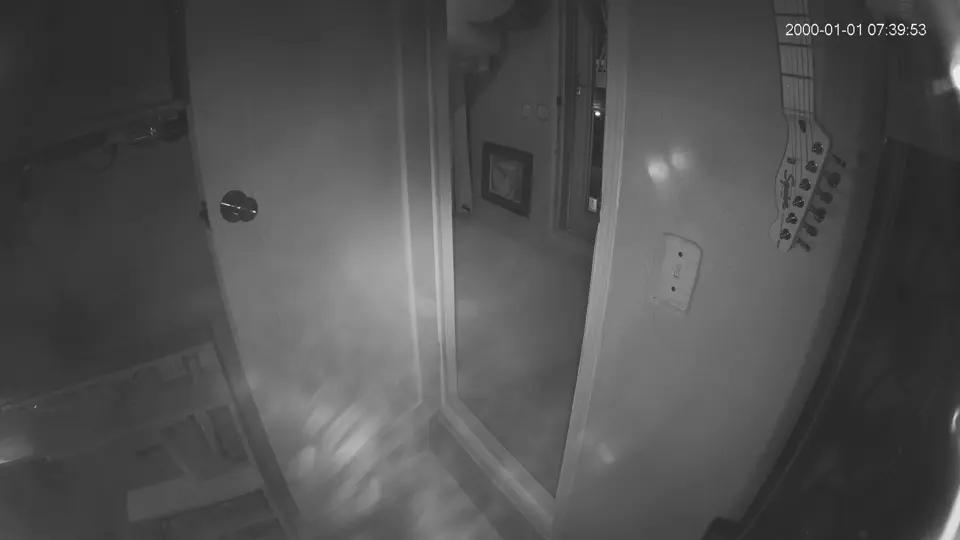
#> input picture threadgill-assets/fixed-dome-122.webp, 960 x 540 px
$ python brand_overlay_preview.py ../threadgill-assets/fixed-dome-122.webp
#> lines starting #> are read from the running program, lines starting #| are printed output that depends on the picture
#!/usr/bin/env python3
"""Generate TopHand-branded overlay previews for ranch images.

This is intentionally a prototype tool: it lets us compare visual treatments on
real images before we build the batch worker that writes to Supabase.
"""

from __future__ import annotations

import argparse
import re
from pathlib import Path

from PIL import Image, ImageDraw, ImageFont


CAMERA_NAMES = {
    "FLEX-M-MGE4": "Pastucha Hay",
    "FLEX-M-NGEF": "Back Yard",
    "FLEX-M-RJQM": "Ainsworth Gate",
    "FLEX-S-DARK-RJQH": "Cattle Pen",
    "QC": "Pastucha Pond",
    "QN": "Donna Trough 1",
    "YV": "Donna Trough 2",
    "tophand-zero-04": "ZeroCam 04",
}


def find_font(size: int, bold: bool = False) -> ImageFont.FreeTypeFont | ImageFont.ImageFont:
    candidates = [
        "/System/Library/Fonts/Supplemental/Arial Bold.ttf" if bold else "/System/Library/Fonts/Supplemental/Arial.ttf",
        "/System/Library/Fonts/Supplemental/Helvetica Bold.ttf" if bold else "/System/Library/Fonts/Supplemental/Helvetica.ttf",
        "/Library/Fonts/Arial Bold.ttf" if bold else "/Library/Fonts/Arial.ttf",
        "/usr/share/fonts/truetype/dejavu/DejaVuSans-Bold.ttf" if bold else "/usr/share/fonts/truetype/dejavu/DejaVuSans.ttf",
    ]
    for candidate in candidates:
        if candidate and Path(candidate).exists():
            return ImageFont.truetype(candidate, size=size)
    return ImageFont.load_default(size=size)


def parse_path_facts(path: Path) -> tuple[str, str, str]:
    """Return date, time, camera from the filename/path as a preview fallback."""
    camera = path.parent.name
    if camera in {"branding-preview", "samples"}:
        camera_match = re.search(r"(FLEX-[A-Z-]+-[A-Z0-9]+|QC|QN|YV|tophand-zero-04)", path.name)
        if camera_match:
            camera = camera_match.group(1)

    match = re.search(r"(\d{4})(\d{2})(\d{2})[_-]?(\d{2})(\d{2})", path.name)
    if not match:
        return "04/26/26", "6:01 PM", camera

    year, month, day, hour, minute = match.groups()
    hour_int = int(hour)
    suffix = "AM" if hour_int < 12 else "PM"
    display_hour = hour_int % 12 or 12
    return f"{month}/{day}/{year[-2:]}", f"{display_hour}:{minute} {suffix}", camera


def text_size(draw: ImageDraw.ImageDraw, text: str, font: ImageFont.ImageFont) -> tuple[int, int]:
    box = draw.textbbox((0, 0), text, font=font)
    return box[2] - box[0], box[3] - box[1]


def fit_font(draw: ImageDraw.ImageDraw, text: str, max_width: int, start: int, bold: bool = False) -> ImageFont.ImageFont:
    for size in range(start, 8, -1):
        font = find_font(size, bold=bold)
        width, _ = text_size(draw, text, font)
        if width <= max_width:
            return font
    return find_font(8, bold=bold)


def draw_centered_text(
    draw: ImageDraw.ImageDraw,
    xy: tuple[int, int],
    text: str,
    font: ImageFont.ImageFont,
    fill: str,
    anchor: str = "mm",
) -> None:
    draw.text(xy, text, font=font, fill=fill, anchor=anchor)


def draw_variant(
    image: Image.Image,
    output: Path,
    variant: str,
    date_text: str,
    time_text: str,
    temp_text: str,
    camera_text: str,
) -> None:
    canvas = image.convert("RGB").copy()
    draw = ImageDraw.Draw(canvas)
    width, height = canvas.size

    bar_h = max(40, round(height * 0.105))
    y0 = height - bar_h

    if variant == "a1":
        bg = "#050505"
        accent = "#d6b56d"
        muted = "#f2f2f2"
        label = "#ffffff"
        draw.rectangle((0, y0, width, height), fill=bg)
        draw.rectangle((0, y0, width, y0 + 3), fill=accent)
    elif variant == "a2":
        bg = "#050505"
        accent = "#d6b56d"
        muted = "#f3ead8"
        label = "#ffffff"
        draw.rectangle((0, y0, width, height), fill=bg)
        draw.rectangle((0, y0, width, y0 + 3), fill=accent)
        draw.rectangle((round(width * 0.36), y0 + 8, round(width * 0.64), height - 8), outline="#2d2a23", width=1)
    elif variant == "a3":
        bg = "#10130f"
        accent = "#d1ad61"
        muted = "#f5f1e7"
        label = "#ffffff"
        draw.rectangle((0, y0, width, height), fill=bg)
        draw.rectangle((0, y0, width, y0 + 4), fill=accent)
        draw.rectangle((0, height - 3, width, height), fill="#6f8f3a")
    else:
        bg = "#0b0b0a"
        accent = "#caa45e"
        muted = "#e8e1d1"
        label = "#fdfdf8"
        draw.rectangle((0, y0, width, height), fill=bg)
        draw.rectangle((0, y0, width, y0 + 4), fill=accent)

    pad = max(14, round(width * 0.025))
    column_w = (width - pad * 2) // 3
    center_x = width // 2
    mid_y = y0 + bar_h // 2

    camera_label = CAMERA_NAMES.get(camera_text, camera_text)
    date_pill = date_text
    time_pill = time_text
    temp_pill = temp_text
    cam_pill = camera_label.upper() if camera_text in CAMERA_NAMES else camera_text
    name_pill = camera_label.upper()

    if variant == "a1":
        left_text = f"{date_pill} | {time_pill} | {temp_pill}"
        right_text = cam_pill
    elif variant == "a2":
        left_text = f"{date_pill} | {time_pill} | {temp_pill}"
        right_text = cam_pill
    elif variant == "a3":
        left_text = f"{date_pill} | {time_pill} | {temp_pill}"
        right_text = cam_pill
    else:
        left_text = f"{date_pill} | {time_pill} | {temp_pill}"
        right_text = cam_pill

    side_start = max(15, round(bar_h * 0.38))
    left_font = fit_font(draw, left_text, column_w, side_start, bold=True)
    right_font = fit_font(draw, right_text, column_w, side_start, bold=True)
    brand_font = fit_font(draw, "TOPHAND", column_w, max(24, round(bar_h * 0.6)), bold=True)

    draw.text((pad, mid_y), left_text, font=left_font, fill=label, anchor="lm")
    draw.text((width - pad, mid_y), right_text, font=right_font, fill=label, anchor="rm")

    if variant == "a2":
        draw_centered_text(draw, (center_x, mid_y - 1), "TOPHAND", brand_font, label)
        underline_w = min(round(column_w * 0.72), text_size(draw, "TOPHAND", brand_font)[0])
        draw.rectangle(
            (center_x - underline_w // 2, mid_y + round(bar_h * 0.24), center_x + underline_w // 2, mid_y + round(bar_h * 0.28)),
            fill=accent,
        )
    elif variant == "a3":
        brand_w, brand_h = text_size(draw, "TOPHAND", brand_font)
        badge_pad_x = 14
        badge_pad_y = 6
        draw.rounded_rectangle(
            (
                center_x - brand_w // 2 - badge_pad_x,
                mid_y - brand_h // 2 - badge_pad_y,
                center_x + brand_w // 2 + badge_pad_x,
                mid_y + brand_h // 2 + badge_pad_y,
            ),
            radius=3,
            fill="#171a12",
            outline=accent,
            width=1,
        )
        draw_centered_text(draw, (center_x, mid_y), "TOPHAND", brand_font, accent)
    elif variant == "a4":
        draw.rectangle((0, y0, width, y0 + 2), fill="#6f8f3a")
        draw.rectangle((0, y0 + 2, width, y0 + 5), fill=accent)
        draw_centered_text(draw, (center_x, mid_y), "TOPHAND", brand_font, "#f0d38b")
    else:
        draw_centered_text(draw, (center_x, mid_y), "TOPHAND", brand_font, accent)

    output.parent.mkdir(parents=True, exist_ok=True)
    canvas.save(output, quality=92)


def main() -> None:
    parser = argparse.ArgumentParser(description="Generate TopHand overlay preview variants.")
    parser.add_argument("image", type=Path)
    parser.add_argument("--out-dir", type=Path, default=Path("samples/branding-preview"))
    parser.add_argument("--date")
    parser.add_argument("--time")
    parser.add_argument("--temp", default="TEMP 82F")
    parser.add_argument("--camera")
    args = parser.parse_args()

    date_text, time_text, camera_text = parse_path_facts(args.image)
    date_text = args.date or date_text
    time_text = args.time or time_text
    camera_text = args.camera or camera_text

    image = Image.open(args.image)
#> image is the input picture: PIL image 960x540 RGB; mean R, G, B 80.6, 80.6, 80.6
    stem = args.image.stem
    for variant in ("a1", "a2", "a3", "a4"):
        output = args.out_dir / f"{stem}-tophand-{variant}.jpg"
        draw_variant(image, output, variant, date_text, time_text, args.temp, camera_text)
        print(output)
#> this loop made 4 passes
#> underline_w in draw_variant on pass 2: 188
#> (brand_w in draw_variant, brand_h in draw_variant) on pass 3: (188, 25)
#> pass 1, in draw_variant, `canvas.save(output, quality=92)`:
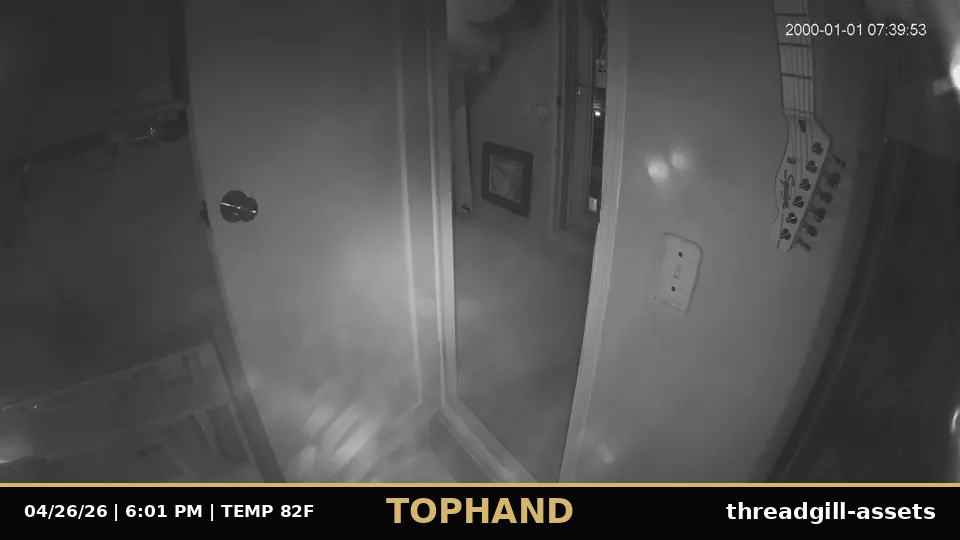
#> saved as fixed-dome-122-tophand-a1.jpg: PIL image 960x540 RGB; mean R, G, B 77, 76.6, 75.7
#> pass 2, in draw_variant (call 2), `canvas.save(output, quality=92)`:
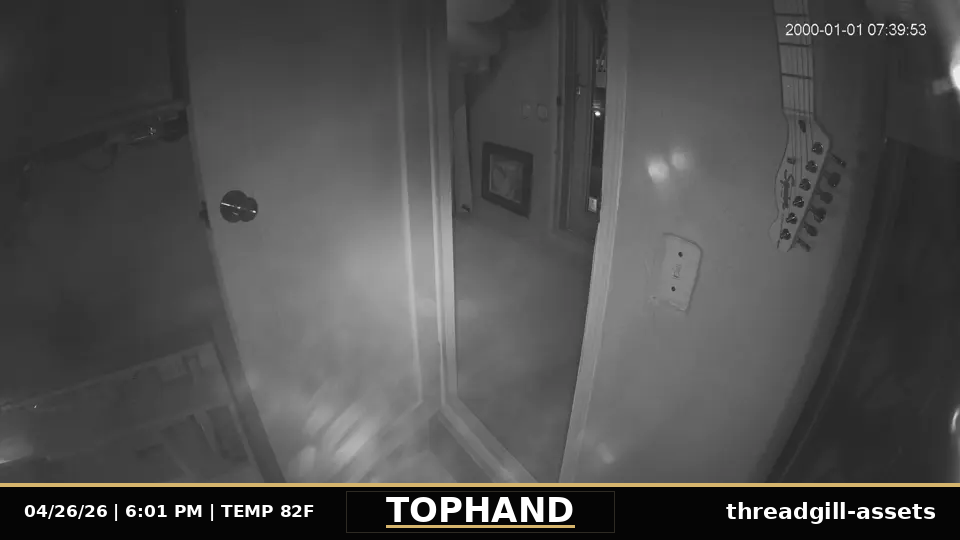
#> saved as fixed-dome-122-tophand-a2.jpg: PIL image 960x540 RGB; mean R, G, B 77.4, 77.1, 76.5


if __name__ == "__main__":
    main()

$ run again, on threadgill-assets/zoom-cam-121.webp
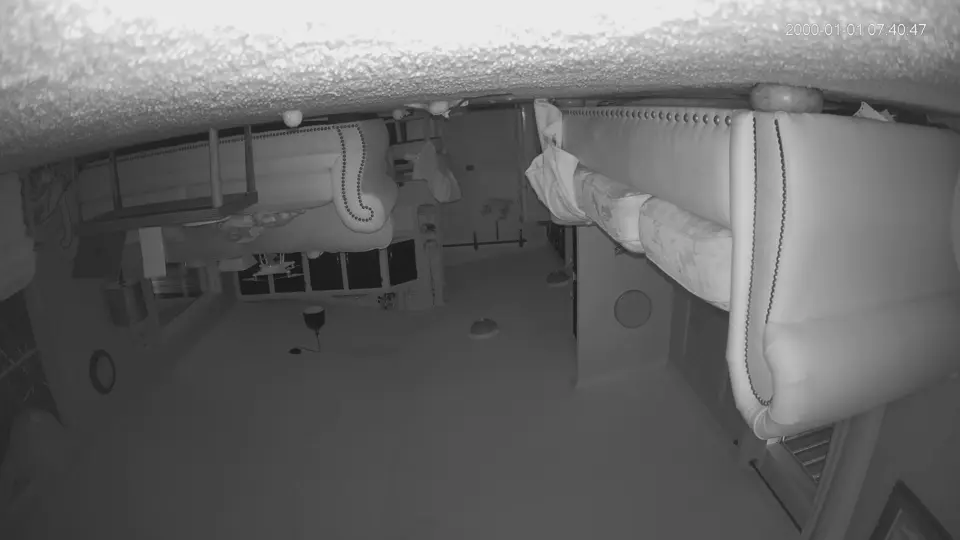
#> input picture threadgill-assets/zoom-cam-121.webp, 960 x 540 px
#> in main, image is the input picture: PIL image 960x540 RGB; mean R, G, B 104.5, 104.4, 104.5
#> the loop in main, `for variant in ("a1", "a2", "a3", "a4"):` made 4 passes
#> underline_w in draw_variant on pass 2: 188
#> pass 1, in draw_variant, `canvas.save(output, quality=92)`:
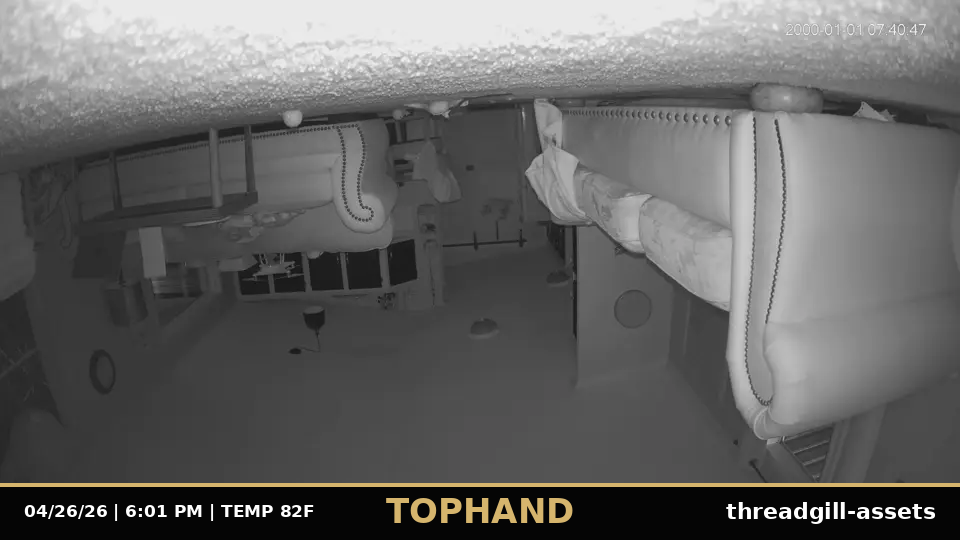
#> saved as zoom-cam-121-tophand-a1.jpg: PIL image 960x540 RGB; mean R, G, B 101.2, 100.8, 100
#> pass 2, in draw_variant (call 2), `canvas.save(output, quality=92)`:
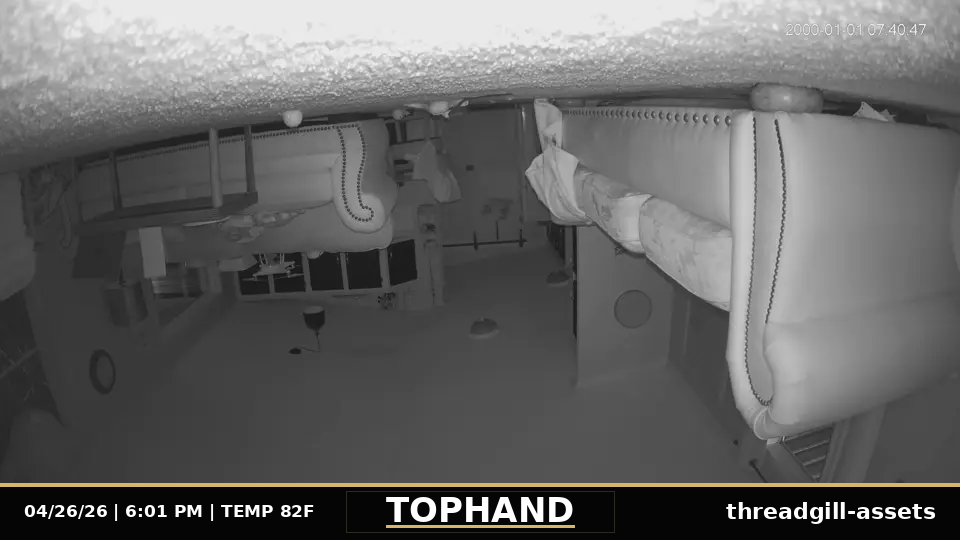
#> saved as zoom-cam-121-tophand-a2.jpg: PIL image 960x540 RGB; mean R, G, B 101.7, 101.4, 100.8
